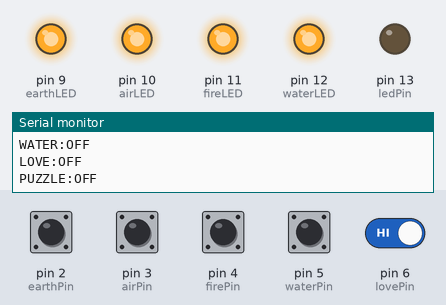
The sketch below on a simulated Arduino Uno, built with avr-gcc and run on an emulated ATmega328P. Parts: output pins drawn as LEDs (lit = HIGH), the last lines printed to the serial monitor. Dashed ring = blinking. Inputs (shaded band) come from the test bench; at power-on: pin 2 (earthPin), pin 3 (airPin), pin 4 (firePin), pin 5 (waterPin), pin 6 (lovePin) HIGH.

Above: at 1.2 s.
1.3 s: pin 2 (earthPin) pulled LOW for 0.15 s
At 1.4 s:
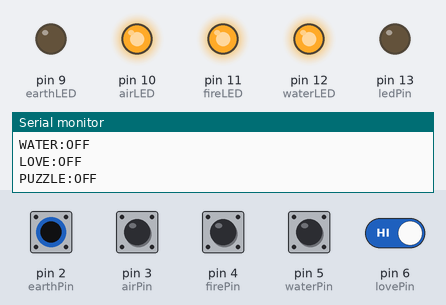
3.0 s: pin 3 (airPin) pulled LOW for 0.15 s
At 3.11 s:
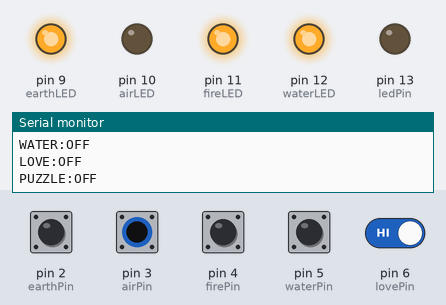
4.7 s: pin 4 (firePin) pulled LOW for 0.15 s
At 4.82 s:
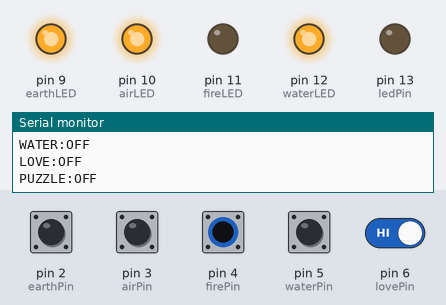
6.4 s: pin 5 (waterPin) pulled LOW for 0.15 s
At 6.53 s:
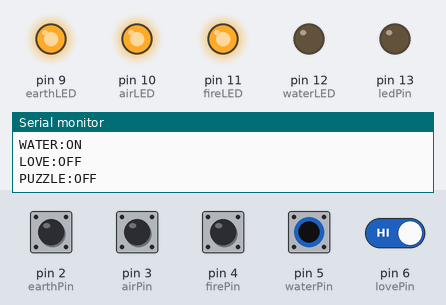
9.7 s: pin 2 (earthPin) driven LOW and pin 3 (airPin) driven LOW and pin 4 (firePin) driven LOW and pin 5 (waterPin) driven LOW and pin 6 (lovePin) driven LOW
At 10.8 s:
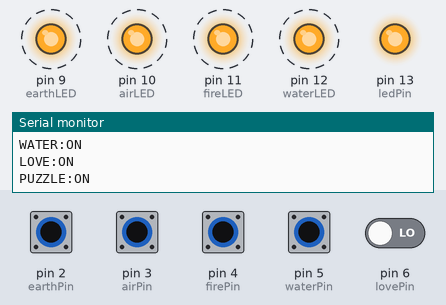
Timing chart, 0 to 13.7 s (numbered marks = the images above; inputs shaded):
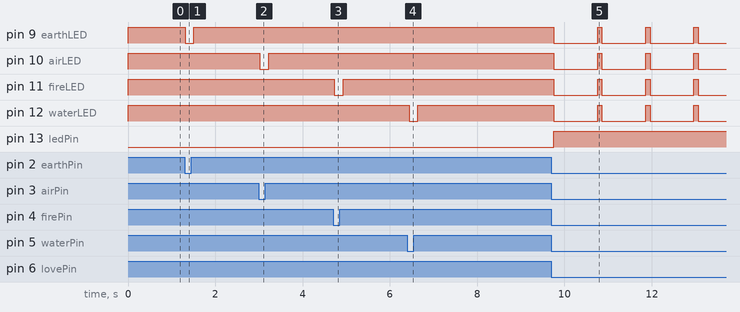

Measured:
- after the input at 1.3 s, pin 9 (earthLED): HIGH → LOW at once, → HIGH 0.20 s later
- after the input at 3.0 s, pin 10 (airLED): HIGH → LOW at once, → HIGH 0.20 s later
- after the input at 4.7 s, pin 11 (fireLED): HIGH → LOW at once, → HIGH 0.20 s later
- after the input at 6.4 s, pin 12 (waterLED): HIGH → LOW at once, → HIGH 0.20 s later
- after the input at 9.7 s, pin 9 (earthLED), pin 10 (airLED), pin 11 (fireLED), pin 12 (waterLED): alternates HIGH for 0.10 s and LOW for 1.0 s, starting after 0.06 s; pin 13 (ledPin): LOW → HIGH after 0.06 s

The sketch:

PinkMoon.ino
```cpp
const int earthPin = 2;
const int airPin = 3;
const int firePin = 4;
const int waterPin = 5;
const int lovePin = 6;

const int earthLED = 9;
const int airLED = 10;
const int fireLED = 11;
const int waterLED = 12;

const int ledPin = 13;

bool earthOn = false;
bool airOn = false;
bool fireOn = false;
bool waterOn = false;
bool loveOn = false;

bool puzzleComplete = false;

void setup() {
  pinMode(ledPin, OUTPUT);  // declare the ledPin as as OUTPUT
  digitalWrite(ledPin, LOW);

  pinMode(earthPin, INPUT_PULLUP);
  pinMode(airPin, INPUT_PULLUP);
  pinMode(firePin, INPUT_PULLUP);
  pinMode(waterPin, INPUT_PULLUP);
  pinMode(lovePin, INPUT_PULLUP);

  pinMode(earthLED, OUTPUT);
  digitalWrite(earthLED, LOW);
  pinMode(airLED, OUTPUT);
  digitalWrite(airLED, LOW);
  pinMode(fireLED, OUTPUT);
  digitalWrite(fireLED, LOW);
  pinMode(waterLED, OUTPUT);
  digitalWrite(waterLED, LOW);

  Serial.begin(9600);       // use the serial port
}

void loop() {
  if (digitalRead(lovePin) == HIGH) {
    loveOn = false;
  }
  else {
    loveOn = true;
  }

  if (digitalRead(earthPin) == HIGH) {
    earthOn = false;
    digitalWrite(earthLED, HIGH);
  }
  else {
    earthOn = true;
    digitalWrite(earthLED, LOW);
  }

  if (digitalRead(airPin) == HIGH) {
    airOn = false;
    digitalWrite(airLED, HIGH);
  }
  else {
    airOn = true;
    digitalWrite(airLED, LOW);
  }

  if (digitalRead(firePin) == HIGH) {
    fireOn = false;
    digitalWrite(fireLED, HIGH);
  }
  else {
    fireOn = true;
    digitalWrite(fireLED, LOW);
  }

  if (digitalRead(waterPin) == HIGH) {
    waterOn = false;
    digitalWrite(waterLED, HIGH);
  }
  else {
    waterOn = true;
    digitalWrite(waterLED, LOW);
  }

  Serial.println(earthOn ? "EARTH:ON" : "EARTH:OFF");
  Serial.println(airOn ? "AIR:ON" : "AIR:OFF");
  Serial.println(fireOn ? "FIRE:ON" : "FIRE:OFF");
  Serial.println(waterOn ? "WATER:ON" : "WATER:OFF");
  Serial.println(loveOn ? "LOVE:ON" : "LOVE:OFF");

  puzzleComplete = earthOn && airOn && fireOn && waterOn && loveOn;

  if (puzzleComplete) {
    digitalWrite(ledPin, HIGH);
    Serial.println("PUZZLE:ON");

    digitalWrite(earthLED, LOW);
    digitalWrite(airLED, LOW);
    digitalWrite(fireLED, LOW);
    digitalWrite(waterLED, LOW);

    delay(1000);

    digitalWrite(earthLED, HIGH);
    digitalWrite(airLED, HIGH);
    digitalWrite(fireLED, HIGH);
    digitalWrite(waterLED, HIGH);
  }
  else {
    digitalWrite(ledPin, LOW);
    Serial.println("PUZZLE:OFF");
  }

  delay(100);  // delay to avoid overloading the serial port buffer
}
```
